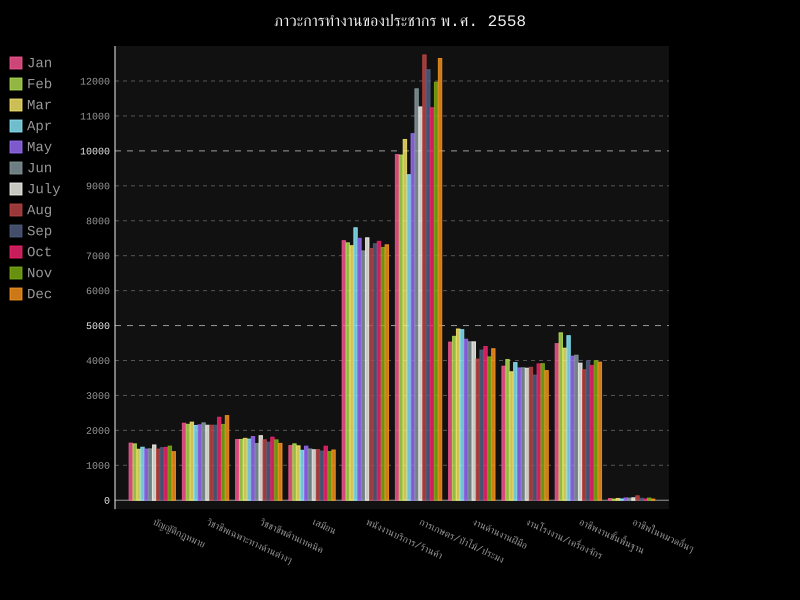

Here is the Python script that generated this plot:
"""analyse data"""
import pygal
from pygal.style import DarkStyle
from xlrd import open_workbook
def make_graph():
    """make graph in section center"""

    #open worksheet
    book = open_workbook('D:/PSIIT/job58.xlsx')
    sheet = book.sheet_by_index(0) #select sheet
    jan = [sheet.cell(col_index, 1).value for col_index in range(1, 11)]
    feb = [sheet.cell(col_index, 2).value for col_index in range(1, 11)]
    mar = [sheet.cell(col_index, 3).value for col_index in range(1, 11)]
    apr = [sheet.cell(col_index, 4).value for col_index in range(1, 11)]
    may = [sheet.cell(col_index, 5).value for col_index in range(1, 11)]
    jun = [sheet.cell(col_index, 6).value for col_index in range(1, 11)]
    july = [sheet.cell(col_index, 7).value for col_index in range(1, 11)]
    aug = [sheet.cell(col_index, 8).value for col_index in range(1, 11)]
    sep = [sheet.cell(col_index, 9).value for col_index in range(1, 11)]
    octo = [sheet.cell(col_index, 10).value for col_index in range(1, 11)]
    nov = [sheet.cell(col_index, 11).value for col_index in range(1, 11)]
    dec = [sheet.cell(col_index, 12).value for col_index in range(1, 11)]

    #make graph
    line_chart = pygal.Bar(x_label_rotation=25, style=DarkStyle) #style's graph
    line_chart.title = 'ภาวะการทำงานของประชากร พ.ศ. 2558'
    line_chart.x_labels = []
    for i in [sheet.cell(col_index, 0).value for col_index in range(1,11)]:
        line_chart.x_labels.append(i)

    line_chart.x_labels = map(str, line_chart.x_labels)
    line_chart.add(sheet.cell(0,1).value, jan)
    line_chart.add(sheet.cell(0,2).value, feb)
    line_chart.add(sheet.cell(0,3).value, mar)
    line_chart.add(sheet.cell(0,4).value, apr)
    line_chart.add(sheet.cell(0,5).value, may)
    line_chart.add(sheet.cell(0,6).value, jun)
    line_chart.add(sheet.cell(0,7).value, july)
    line_chart.add(sheet.cell(0,8).value, aug)
    line_chart.add(sheet.cell(0,9).value, sep)
    line_chart.add(sheet.cell(0,10).value, octo)
    line_chart.add(sheet.cell(0,11).value, nov)
    line_chart.add(sheet.cell(0,12).value, dec)
    line_chart.render_to_file('graph58.svg')

make_graph()
